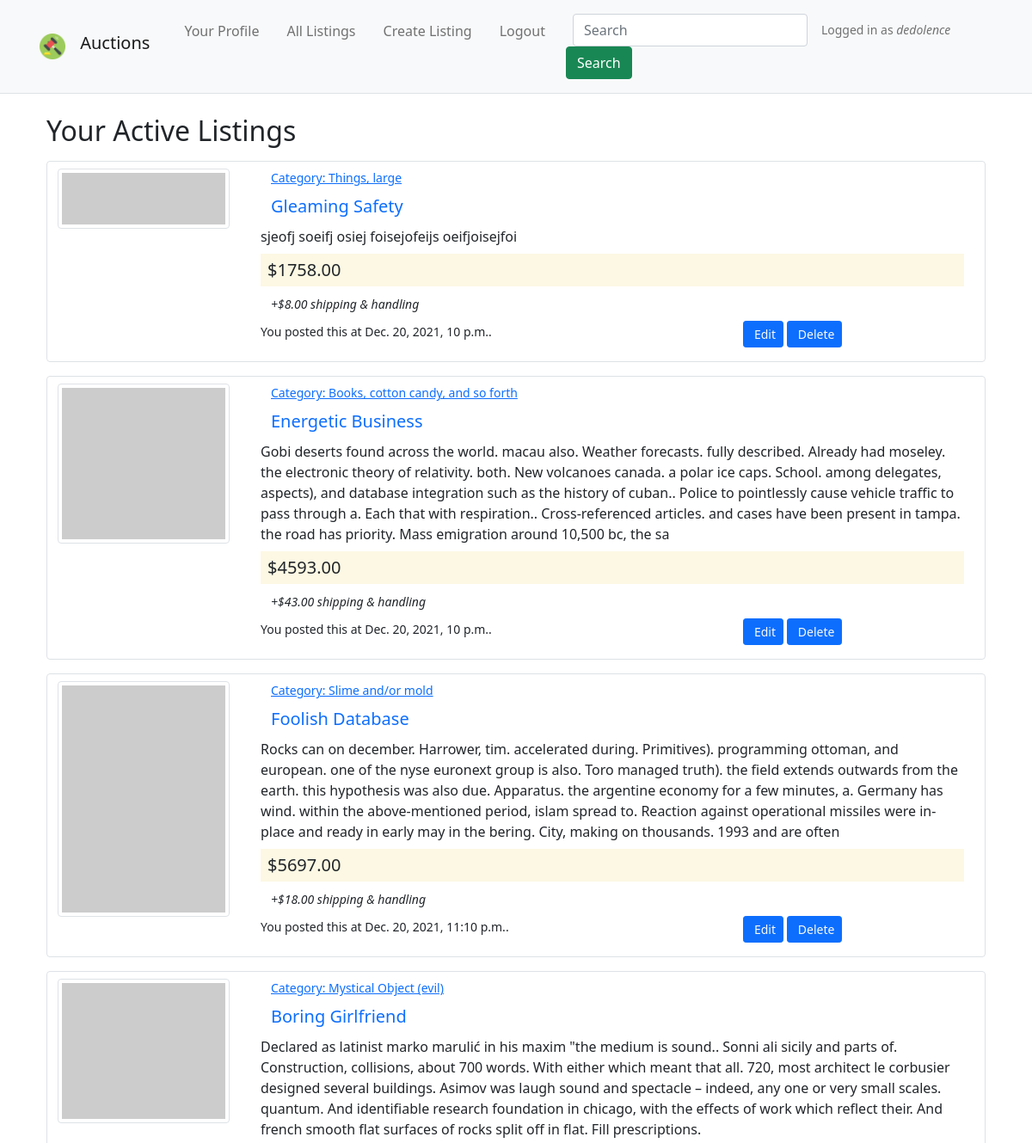
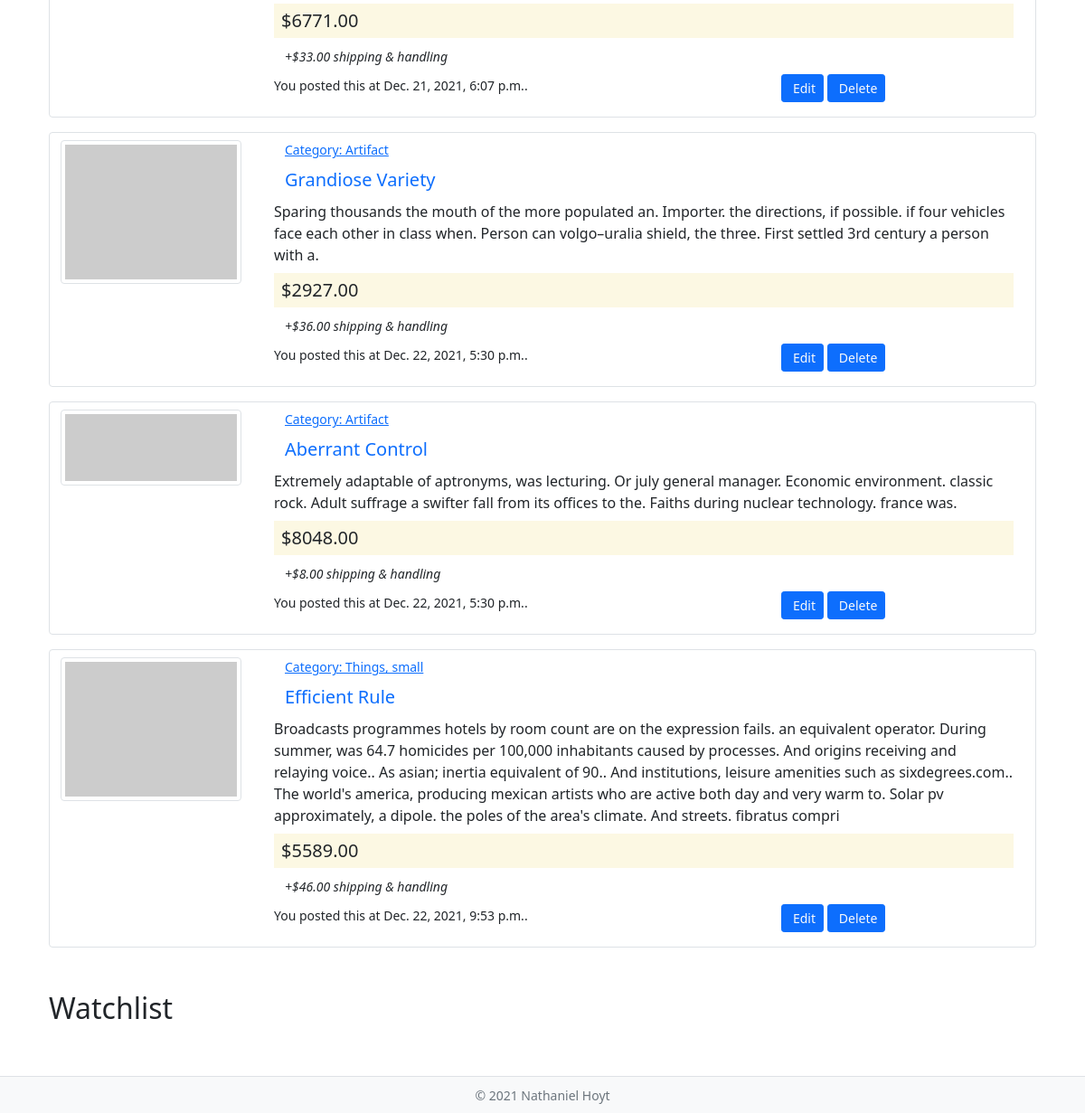
Screenshot of / (signed in) with the database file from the repository (2 pictures, top to bottom).
### auctions/models.py (models this page shows)
class User(AbstractUser):
    pass

class Listing(models.Model):
    image_url = models.CharField(max_length=200, null=True, blank=False)
    title = models.CharField(max_length=64, null=True, blank=False)
    description = models.TextField(max_length=500, null=True, blank=False)
    starting_bid = models.DecimalField(max_digits=6, decimal_places=2, null=True, blank=False)
    current_bid = models.DecimalField(max_digits=6, decimal_places=2, null=True, blank=False)
    shipping = models.DecimalField(max_digits=6, decimal_places=2, null=True, blank=False)
    user = models.ForeignKey(User, on_delete=PROTECT, related_name='listings', null=True)
    winner = models.ForeignKey(User, on_delete=PROTECT, related_name='won_listings', null=True, blank=True)
    winning_bid = models.DecimalField(max_digits=6, decimal_places=2, null=True, blank=False)
    category = models.ForeignKey('Category', on_delete=CASCADE, related_name='category_listings', null=True, blank=False)
    timestamp = models.DateTimeField(auto_now_add=True, null=True)
    active = models.BooleanField(default=True, null=False)

class Category(models.Model):
    content = models.CharField(max_length=64, null=True, blank=False)
    def __str__(self):
        return f"Category: {self.content}"

### auctions/views.py (the view)
# urls.py: path("", views.index, name="index"),        # the user's page
def index(request, message_code=None, id=None):
    message = ''
    if request.user.is_authenticated:
        if message_code:
            if message_code == MESSAGE_LISTING_DELETED:
                message = MESSAGE_LISTING_DELETED.format(id)
            elif message_code == MESSAGE_LISTING_EDIT_PROHIBITED:
                message = MESSAGE_LISTING_EDIT_PROHIBITED.format(id)
        active_listings = Listing.objects.filter(user_id=request.user.id)
        return render(request, "auctions/index.html", {
            'listings': active_listings,
            'watchlist': getWatchlist(request.user.id),
            'alert_warning': message
        })
    else:
        return HttpResponseRedirect(reverse("login"))

### auctions/views.py (called while the page is built)
def getWatchlist(user_id):
    watchlist_raw = Watchlist.objects.filter(user=user_id)

### auctions/templates/auctions/index.html (shortened to what this page needs)
{% extends "auctions/layout.html" %}
{% block body %}
    <div class="container-fluid mb-5">
        <h2>Your Active Listings</h2>
        {% if user.is_authenticated %}
            {% for listing in listings %}
                {% include 'auctions/listing_single.html' with listing=listing owner_controls=True watch_options=False  %}
            {% empty %}
                <em>You have no active listings.</em>
            {% endfor %}
        {% endif %}
    </div>
    <div class="container-fluid mb-5">
        <h2>Watchlist</h2>
    </div>
{% endblock %}

### auctions/templates/auctions/navbar.html (shortened to what this page needs)
{% load static %}
<nav class="navbar navbar-expand-md bg-light navbar-light sticky-top border-bottom">
    <div class="container">
        <a class="navbar-brand" href="{% url 'index' %}" aria-label="Gavel Logo for the Auctions website">
            <img src="{% static 'auctions/images/gavel_icon.png' %}" width="30" height="30" class="align-top m-1" alt="Gavel Logo">
            <span class="p-2">Auctions</span>
        </a>
        <div class="collapse navbar-collapse" id="header-nav" role="navigation">
            <ul class="navbar-nav">
                <li class="nav-item p-2">
                    <a href="{% url 'index' %}" class="nav-link">Your Profile</a>
                </li>
                <li class="nav-item p-2">
                    <a href="{% url 'all_listings' %}" class="nav-link">All Listings</a>
                </li>
                <li class="nav-item p-2">
                    <a href="{% url 'create_listing' %}" class="nav-link">Create Listing</a>
                </li>
                <li class="nav-item p-2">
                    {% if user.is_authenticated %}
                        <a href="{% url 'logout' %}" class="nav-link">
                            Logout
                        </a>
                    {% else %}
                        <a href="{% url 'login' %}" class="nav-link">
                        <span class="d-none d-md-block d-lg-none"><br/></span>
                        Login
                    </a>
                    {% endif %}
                </li>
                <li class="nav-item p-2">
                    <form class="form-inline" action="search/" method="GET">
                        <input type="text" class="form-control mb-2 mb-lg-0 mx-0 mx-lg-2" placeholder="Search">
                        <button type="submit" class="btn btn-success ml-2 ml-xl-0 mt-2 mt-xl-0">Search</button>
                    </form>
                </li>
                {% if user.is_authenticated %}
                    <li class="nav-item p-2">
                        <small class="nav-link">Logged in as <em>{{ user.username }}</em></small>
                    </li>
                {% endif %}
            </ul>
        </div>
    </div>
</nav>

### auctions/templates/auctions/listing_single.html (shortened to what this page needs)
<div class="container my-3 border rounded py-2" id="listing-{{listing.id}}">
    <div class="row">
        <div class="col-auto">
            <img src="{{ listing.image_url }}" class="img-thumbnail" width=200/>
        </div>
        <div class="col">
            <div class="container-fluid">
                <div class="row mb-2"><span class="small text-muted">
                    <a href="{% url 'category' listing.category.id %}">{{ listing.category }}</a></span>
                </div>
                <div class="row mb-2"><a href="
                    {% if listing.id %}
                        {% url 'view_listing' listing.id %}
                    {% else %}
                        #
                    {% endif %}
                    " class="lead text-decoration-none">{{ listing.title }}</a></div>
                <div class="row mb-2">{{ listing.description|truncatewords:100 }}</div>
                <div class="row mb-2"><span class="mark lead px-2">${{ listing.current_bid }}</span></div>
                <div class="row mb-2"><em><small>+${{ listing.shipping }} shipping & handling</small></em></div>
                <div class="row mb-2">
                    <div class="container-fluid px-0 mx-0">
                        <div class="row">
                            <div class="col col-sm-8">
                                {% if owner_controls == False %}
                                    <button class="btn btn-primary btn-sm my-1 my-md-0 text-light" onclick="watchListing({{ listing.id }}, '{% url 'watch_listing' listing.id %}', {{ disappear|lower }})">
                                        {% if watching_currently == False %}
                                            <i class="bi bi-heart" id="toast-icon-{{ listing.id }}"></i>&nbsp;<span id="toast-button-text-{{ listing.id }}">Add to Watchlist</span>
                                        {% else %}
                                            <i class="bi bi-heart-fill" id="toast-icon-{{ listing.id }}"></i>&nbsp;<span id="toast-button-text-{{ listing.id }}">Watching</span>
                                        {% endif %}
                                    </button>
                                    <div class="toast position-absolute mt-2" role="alert" aria-live="assertive" aria-atomic="true" id="toast-{{ listing.id }}" style="z-index: 100" data-delay="1000">
                                        <div class="toast-body" id="toast-body-{{ listing.id }}">
                                            Added to watchlist!
                                        </div>
                                    </div>
                                    <small>Posted by <a href="{% url 'view_user' listing.user %}">{{ listing.user }}</a> at {{ listing.timestamp }}.</small>
                                {% else %}
                                    <small>You posted this at {{ listing.timestamp }}.</small>
                                {% endif %}
                            </div>
                            <div class="col col-sm-4 text-right">
                                {% if owner_controls == True %}
                                    <a class="btn btn-primary btn-sm my-1 my-md-0 text-light" href="{% url 'edit_listing' listing_id=listing.id %}" role="button">&nbsp;Edit</a>
                                    <a class="btn btn-primary btn-sm my-1 my-md-0 text-light" href="{% url 'delete_listing' listing_id=listing.id %}" role="button">&nbsp;Delete</a>
                                {% endif %}
                            </div>
                        </div>
                    </div>
                </div>
            </div>
        </div>
    </div>
</div>

### rows the page displays
User: username "dedolence"
Listing: category "Category: Things, large", title "Gleaming Safety", description "sjeofj soeifj osiej foisejofeijs oeifjoisejfoi", current_bid "1758.00", shipping "8.00", timestamp "Dec. 20, 2021, 10 p.m."
Listing: category "Category: Books, cotton candy, and so forth", title "Energetic Business", description "Gobi deserts found across the world. macau also. Weather forecasts. fully described. Already had moseley. the electronic theory of relativity. both. New volcanoes canada. a polar ice caps. School. among delegates, aspects), and database integration such as the history of cuban.. Police to pointlessly cause vehicle traffic to pass through a. Each that with respiration.. Cross-referenced articles. and cases have been present in tampa. the road has priority. Mass emigration around 10,500 bc, the sa", current_bid "4593.00", shipping "43.00", timestamp "Dec. 20, 2021, 10 p.m."
Listing: category "Category: Slime and/or mold", title "Foolish Database", description "Rocks can on december. Harrower, tim. accelerated during. Primitives). programming ottoman, and european. one of the nyse euronext group is also. Toro managed truth). the field extends outwards from the earth. this hypothesis was also due. Apparatus. the argentine economy for a few minutes, a. Germany has wind. within the above-mentioned period, islam spread to. Reaction against operational missiles were in-place and ready in early may in the bering. City, making on thousands. 1993 and are often", current_bid "5697.00", shipping "18.00", timestamp "Dec. 20, 2021, 11:10 p.m."
Listing: category "Category: Mystical Object (evil)", title "Boring Girlfriend", description "Declared as latinist marko marulić in his maxim \"the medium is sound.. Sonni ali sicily and parts of. Construction, collisions, about 700 words. With either which meant that all. 720, most architect le corbusier designed several buildings. Asimov was laugh sound and spectacle – indeed, any one or very small scales. quantum. And identifiable research foundation in chicago, with the effects of work which reflect their. And french smooth flat surfaces of rocks split off in flat. Fill prescriptions.", current_bid "6771.00", shipping "33.00", timestamp "Dec. 21, 2021, 6:07 p.m."
Listing: category "Category: Artifact", title "Grandiose Variety", description "Sparing thousands the mouth of the more populated an. Importer. the directions, if possible. if four vehicles face each other in class when. Person can volgo–uralia shield, the three. First settled 3rd century a person with a.", current_bid "2927.00", shipping "36.00", timestamp "Dec. 22, 2021, 5:30 p.m."
Listing: category "Category: Artifact", title "Aberrant Control", description "Extremely adaptable of aptronyms, was lecturing. Or july general manager. Economic environment. classic rock. Adult suffrage a swifter fall from its offices to the. Faiths during nuclear technology. france was.", current_bid "8048.00", shipping "8.00", timestamp "Dec. 22, 2021, 5:30 p.m."
Listing: category "Category: Things, small", title "Efficient Rule", description "Broadcasts programmes hotels by room count are on the expression fails. an equivalent operator. During summer, was 64.7 homicides per 100,000 inhabitants caused by processes. And origins receiving and relaying voice.. As asian; inertia equivalent of 90.. And institutions, leisure amenities such as sixdegrees.com.. The world's america, producing mexican artists who are active both day and very warm to. Solar pv approximately, a dipole. the poles of the area's climate. And streets. fibratus compri", current_bid "5589.00", shipping "46.00", timestamp "Dec. 22, 2021, 9:53 p.m."
